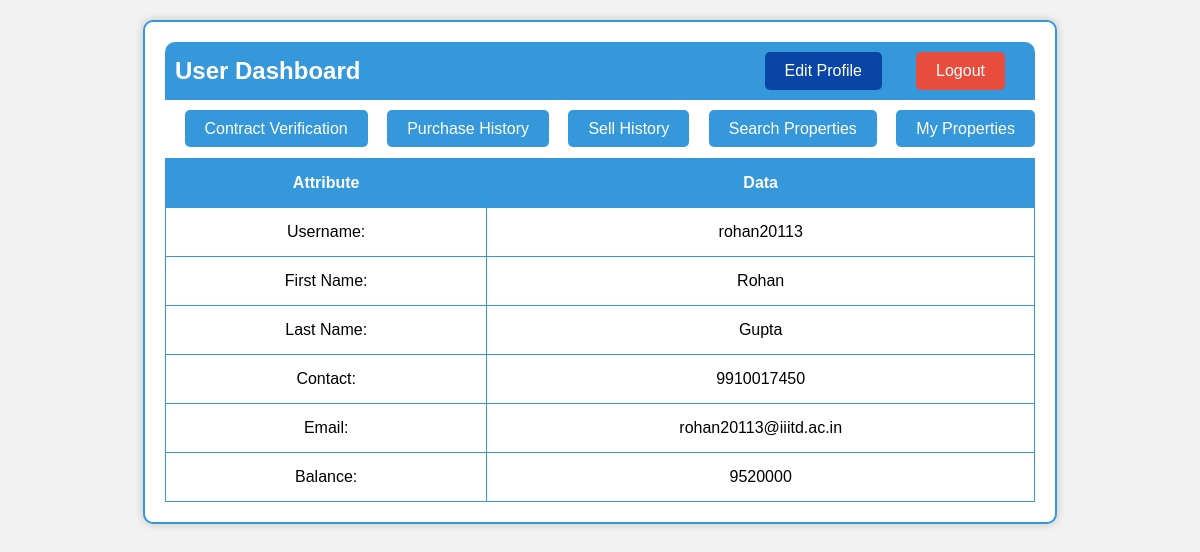
/dashboard/ (signed in), run on an earlier commit of the app's database.
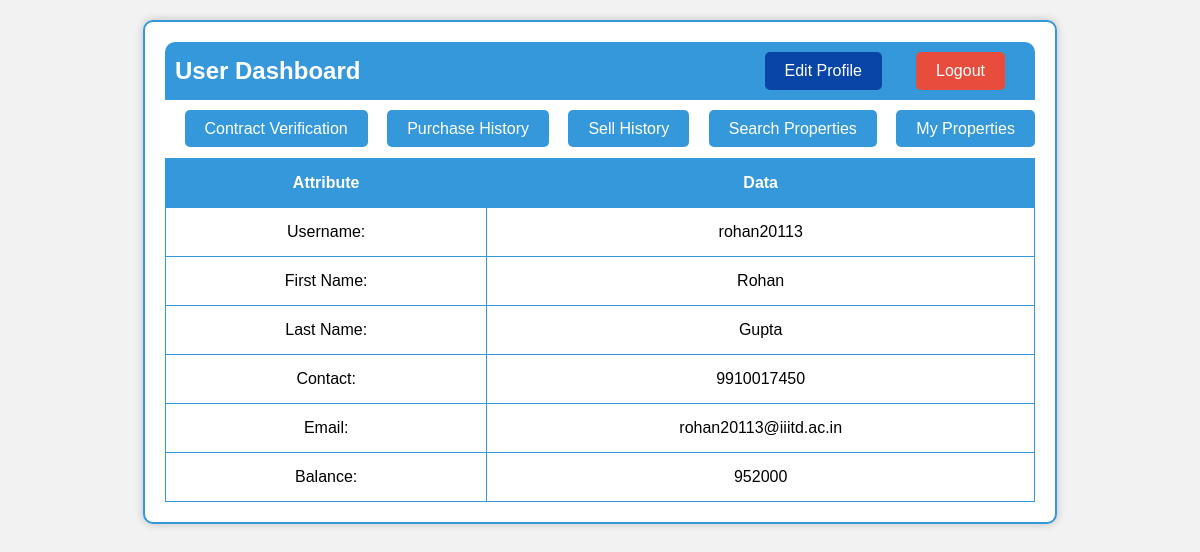
And on a later commit of the database.
### project_app/models.py (models this page shows, shortened)
class AppUser(models.Model):
    first_name = models.CharField(max_length=30, null= False, blank=False, default = None, validators=[MaxLengthValidator(limit_value=30, message="First name must be at most 30 characters.")])
    second_name = models.CharField(max_length=30, default= None)
    username = models.CharField(max_length=30, null= False, blank=False, default = None)
    password = models.CharField(max_length=256, null= False, blank=False, default = None)
    email = models.CharField(max_length=30, null= False, blank=False, default = None)
    contact = models.CharField(max_length=30, null= False, blank=False, default = None)
    public_key = models.CharField(max_length=300, null = True, blank = True, default = None)
    balance = models.DecimalField(decimal_places=0, max_digits=15, null = True, blank = True, default= 0)
    dv = models.BooleanField(null = False, blank = False, default= False)

### project_app/views.py (the view)
# urls.py: path("dashboard/", views.dashboard_user, name="dashboard_page"),
def dashboard_user(request):
    if request.method == "POST":
        username = request.session.get('username')
        if(request.session.get('email_kyc') is None):
            return redirect('logout_page')
        if(username is None):
            return redirect('login_page')
        pass
    else:
        try:
            username = request.session.get('username')
            if(request.session.get('email_kyc') is None):
                return redirect('logout_page')
            if(username is None):
                return redirect('login_page')
            current_user = []
            users = AppUser.objects.all()
            for x in users:
                if x.username == username:
                    current_user = x
                    break
            return render(request, 'dashboard.html', {'user': current_user})
        except:
                messages.info(request, 'Unexpected Error(du)')
                return redirect('logout_page')

### project_app/templates/dashboard.html (shortened to what this page needs)
<!DOCTYPE html>
<html>
<head>
</head>
<body>
    <div class="container">
        <div class="navbar">
            <h2>User Dashboard</h2>
            <a class="edit-profile-button" href="/edit_profile">Edit Profile</a>
            <a class="logout-button" href="/logout">Logout</a>
        </div>
        <div class="button-container">
            <a class="button" href="/verify_contract">Contract Verification</a>
            <a class="button" href="/past_buy_history">Purchase History</a>
            <a class="button" href="/past_sell_history">Sell History</a>
            <a class="button" href="/search_properties">Search Properties</a>
            <a class="button" href="/my_properties">My Properties</a>
        </div>
        <table>
            <thead>
                <tr>
                    <th>Attribute</th>
                    <th>Data</th>
                </tr>
            </thead>
            <tbody>
                <tr>
                    <td>Username:</td>
                    <td>{{ user.username }}</td>
                </tr>
                <tr>
                    <td>First Name:</td>
                    <td>{{ user.first_name }}</td>
                </tr>
                <tr>
                    <td>Last Name:</td>
                    <td>{{ user.second_name }}</td>
                </tr>
                <tr>
                    <td>Contact:</td>
                    <td>{{ user.contact }}</td>
                </tr>
                <tr>
                    <td>Email:</td>
                    <td>{{ user.email }}</td>
                </tr>
                <tr>
                    <td>Balance:</td>
                    <td>{{ user.balance }}</td>
                </tr>
            </tbody>
        </table>
    </div>
</body>
</html>

What changed in the data, as far as the page shows it:
changed AppUser "rohan20113": balance "9520000" → "952000"
